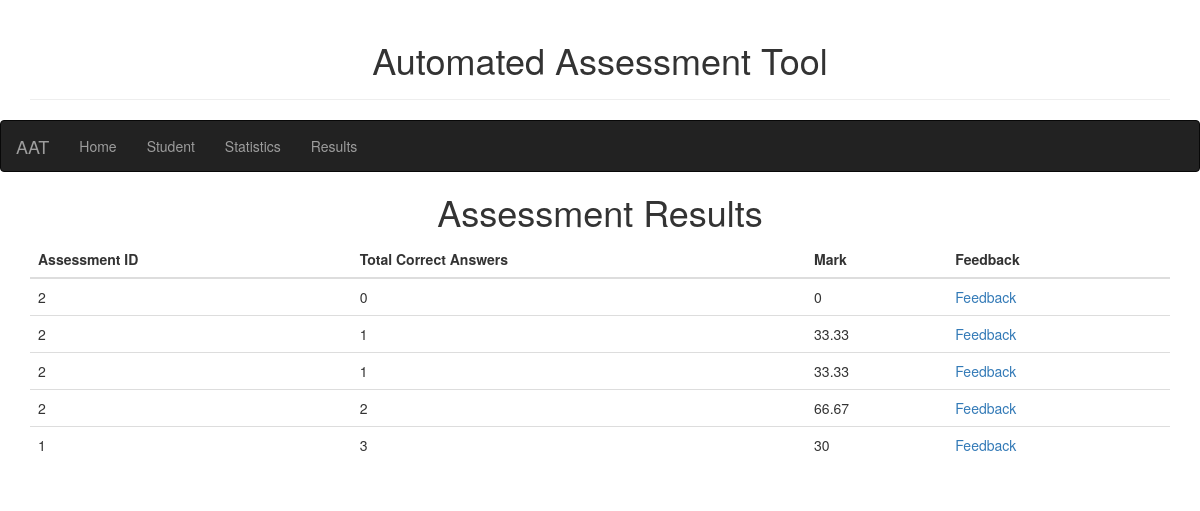
Screenshot of /Student/AssessmentResults/Adam with the database file from the repository.
### tables this page shows
CREATE TABLE allAttempts(
	'id' INTEGER PRIMARY KEY AUTOINCREMENT,
	'assessmentid' INTEGER NOT NULL,
	'username' TEXT NOT NULL,
	'completed' TEXT,
    'count' INTEGER NOT NULL DEFAULT 0,
	'mark' INTEGER NOT NULL DEFAULT 0
);

### Server.py (the view)
@app.route("/Student/AssessmentResults/<string:username>", methods=['GET'])
def StudentAss(username):
    conn = get_db_conn()
    assessments = conn.execute("SELECT * FROM allAttempts WHERE username =?", (username,)).fetchall()
    conn.close()
    return render_template('Student-AssResults.html',username=username,ass=assessments)

### Server.py (called while the page is built)
def get_db_conn():
    conn = sqlite3.connect('AATData.db')
    conn.row_factory = sqlite3.Row
    return conn

### templates/Student-AssResults.html
{%extends 'Student.html'%}
{%block studentBlock%}
<h1 style="text-align: center;">Assessment Results</h1>
<div class="container">
  <table class="table table-hover">
    <thead>
      <tr>
        <th> Assessment ID</th>
        <th> Total Correct Answers </th>
        <th> Mark</th>
        <th> Feedback</th>
      </tr>
    </thead>
    <tbody>
    {% for assessments in ass %}
      <tr>
        <td >
        {{ assessments['assessmentid'] }}
        </td>
        <td> {{ assessments['count'] }}</td>
        <td> {{ assessments['mark'] }}</td>
        <td> <a href="{{ url_for('results', get_id=assessments['id'], username=username) }}">Feedback</a></td>
      </tr>
    {%endfor%}
  </tbody>
</table>
{%endblock%}

### rows the page displays
allAttempts: assessmentid "2", count "0", mark "0"
allAttempts: assessmentid "2", count "1", mark "33.33"
allAttempts: assessmentid "2", count "1", mark "33.33"
allAttempts: assessmentid "2", count "2", mark "66.67"
allAttempts: assessmentid "1", count "3", mark "30"
